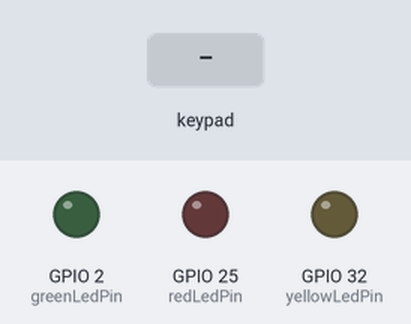
Simulated run of this sketch. Board: ESP32. Parts: output pins drawn as LEDs (lit = HIGH). The inputs (shaded band) are chosen by the test bench. WiFi joins after 1.5 s; servers stay silent unless stated; uploads are accepted with an empty reply; what the sketch prints to the serial monitor is not drawn.

Above: at 3.2 s.
3.3 s: key '1' pressed
At 3.44 s:
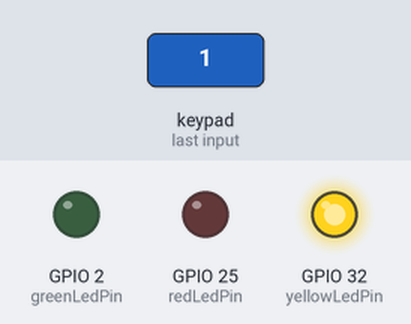
5.0 s: keypad keys 2 1 1 9 5 1 8 pressed 0.4 s apart
At 8.1 s:
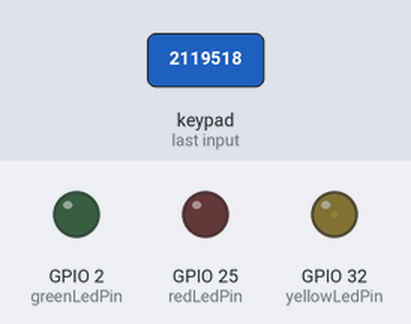
9.3 s: key '2' pressed
At 9.44 s:
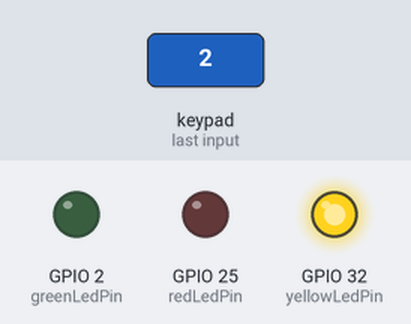
11.0 s: keypad keys 2 1 1 9 5 1 8 # pressed 0.4 s apart
At 11.53 s:
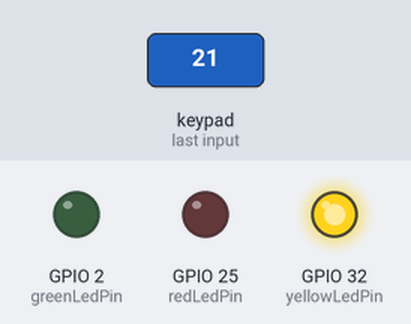
15.7 s: key '#' pressed
At 16.7 s:
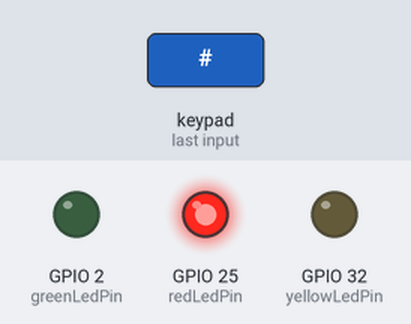
17.4 s: key '*' pressed
At 18.2 s:
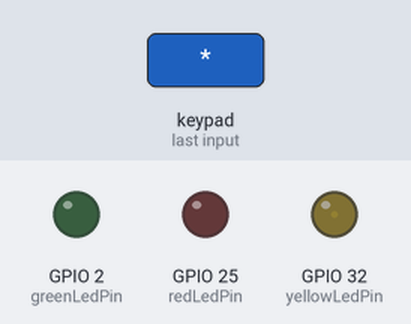
Timing chart, 0 to 20.1 s (numbered marks = the images above; inputs shaded):
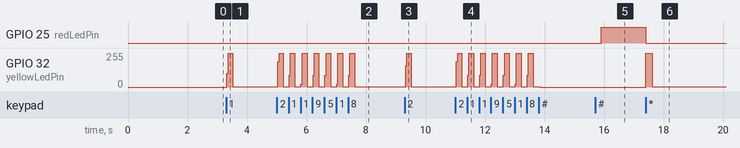

The sketch:

food_box.ino
```cpp
#include <WiFi.h>
#include <HTTPClient.h>
#include <Keypad.h>

const char* ssid = "ANIL_2.4G";
const char* password = "1123581321";

const char* serverUrl = "http://192.168.1.5:4000"; // Replace with your server URL

const int ROW_NUM    = 4; // Four rows
const int COLUMN_NUM = 3; // Three columns
char keys[ROW_NUM][COLUMN_NUM] = {
  {'1','2','3'},
  {'4','5','6'},
  {'7','8','9'},
  {'*','0','#'}
};
byte pin_rows[ROW_NUM] = { 21, 19, 5, 18 };    // connect to the row pinouts of the keypad
byte pin_column[COLUMN_NUM] = { 12, 13, 14 };  // connect to the column pinouts of the keypad

Keypad keypad = Keypad(makeKeymap(keys), pin_rows, pin_column, ROW_NUM, COLUMN_NUM);

const int redLedPin = 25;
const int greenLedPin = 2;
const int yellowLedPin = 32;

void setup() {
  Serial.begin(115200);

  pinMode(redLedPin, OUTPUT);
  pinMode(greenLedPin, OUTPUT);
  pinMode(yellowLedPin, OUTPUT);

  connectToWiFi();
}

void loop() {
  static bool isWaitingForKey = false;
  static bool numberEntered = false;

  char key = keypad.getKey();

  if (key) {
    if (!isWaitingForKey) {
      if (key == '#') {
        String number = readKeypadInput();
        sendNumber(number);
        numberEntered = true;
      } else if (key == '*') {
        resetLights();
        numberEntered = false;
      }
    }
  }

  if (!numberEntered) {
    if (!isWaitingForKey) {
      digitalWrite(yellowLedPin, HIGH);
      isWaitingForKey = true;
    }
    if (keypad.getState() == IDLE && isWaitingForKey) {
      digitalWrite(yellowLedPin, LOW);
      isWaitingForKey = false;
    }
  }
}

String readKeypadInput() {
  String number = "";
  char key;

  while (number.length() < 6) {
    key = keypad.getKey();

    if (key) {
      if (key == '#') {
        break;
      } else if (key == '*') {
        number = "";
        resetLights();
      } else {
        number += key;
      }
    }

    delay(100);
  }

  return number;
}

void sendNumber(const String& number) {
  WiFiClient client;
  HTTPClient http;

  String url = String(serverUrl) + "/needers/check-food-box-password"; // Replace with your endpoint for number checking

  http.begin(client, url);
  http.addHeader("Content-Type", "text/plain");
  http.addHeader("password", number);

  String payload = "password=" + number;

  int httpResponseCode = http.POST(payload);

  if (httpResponseCode == 200) {
    String response = http.getString();

    if (response == "true") {
      digitalWrite(redLedPin, LOW);
      digitalWrite(greenLedPin, HIGH);
    } else {
      digitalWrite(redLedPin, HIGH);
      digitalWrite(greenLedPin, LOW);
    }
  }

  http.end();
}

void resetLights() {
  digitalWrite(redLedPin, LOW);
  digitalWrite(greenLedPin, LOW);
  digitalWrite(yellowLedPin, HIGH);
}

void connectToWiFi() {
  WiFi.begin(ssid, password);

  while (WiFi.status() != WL_CONNECTED) {
    delay(1000);
    Serial.println("Connecting to WiFi...");
  }

  Serial.println("Connected to WiFi");
}
```

Measured:
- after the input at 3.3 s, GPIO 32 (yellowLedPin): 0/255 → 255/255 at once, → 2/255 0.19 s later
- after the input at 5.0 s, GPIO 32 (yellowLedPin): 2/255 → 188/255 at once, then repeats every 1.2 s: 255/255 0.14 s, 2/255 0.20 s, 89/255 0.04 s, 255/255 0.16 s, 2/255 0.20 s, 21/255 0.04 s, 255/255 0.17 s, 2/255 0.20 s, 89/255 0.04 s
- after the input at 9.3 s, GPIO 32 (yellowLedPin): 2/255 → 255/255 at once, → 2/255 0.19 s later
- after the input at 15.7 s, GPIO 25 (redLedPin): LOW → HIGH after 0.21 s
- after the input at 17.4 s, GPIO 25 (redLedPin): HIGH → LOW at once; GPIO 32 (yellowLedPin): 0/255 → 255/255 at once, → 2/255 0.21 s later
